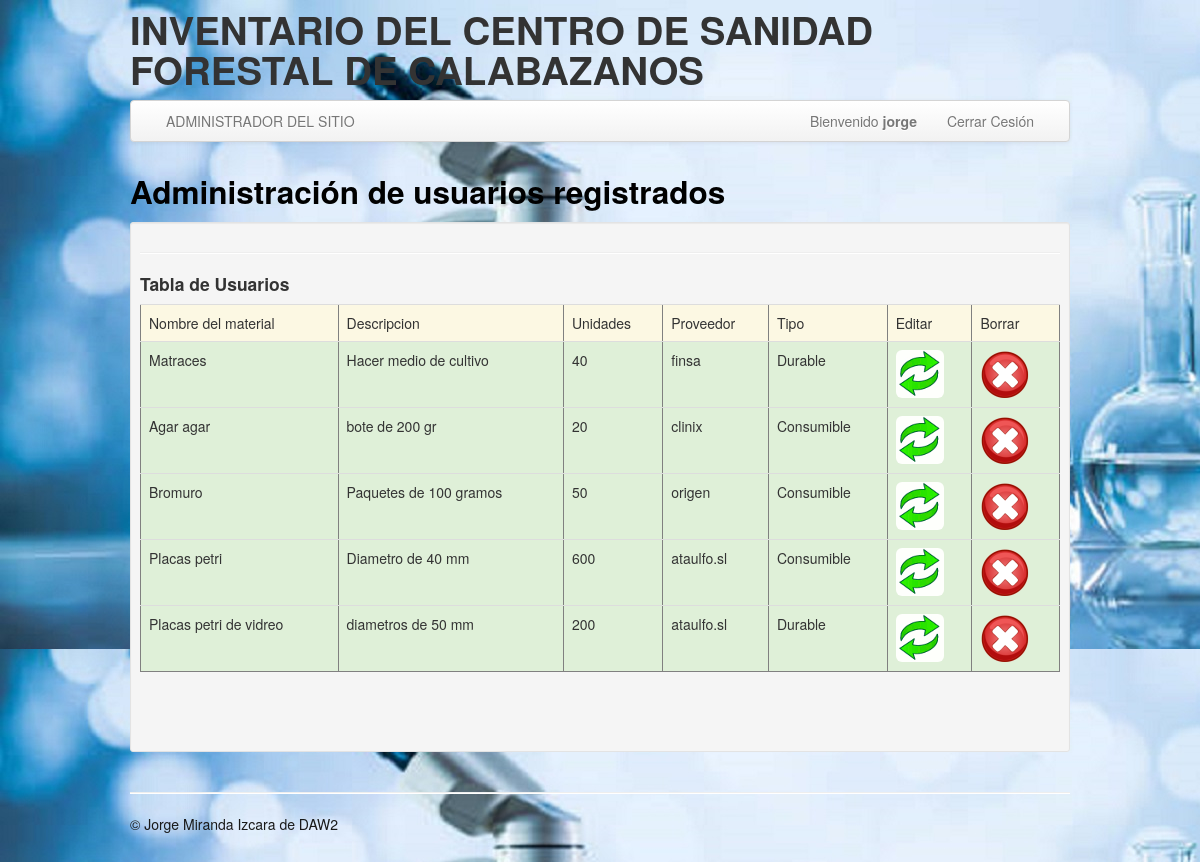
Page /administrador/adminMaterialLaboratorio.php (signed in) on the committed database.
### tables this page shows
CREATE TABLE `material_laboratorio` (
  `idLab` int NOT NULL AUTO_INCREMENT,
  `nombreLab` varchar(45) NOT NULL,
  `descripcionLab` varchar(45) NOT NULL,
  `unidades` int NOT NULL,
  `proveedor` varchar(45) NOT NULL,
  `tipo` varchar(45) NOT NULL,
  PRIMARY KEY (`idLab`),
  UNIQUE KEY `idLab_UNIQUE` (`idLab`)
);

### administrador/adminMaterialLaboratorio.php (the view, shortened to what this page needs)
<!DOCTYPE html>
<html lang="en">
<head>
	<link href="../bootstrap/css/bootstrap.min.css" rel="stylesheet" />
	</head>
<body data-offset="40" background="../images/laboratorioimg.jpg" style="background-attachment: fixed">
	<div class="container">
		<header class="header">
			<div class="row">
				<?php
				include("../include/cabecera.php");
				?>
			</div>
		</header>
		<?php
			include("../include/menuAdmin.php");
		?>
		<div class="row">
			<div class="span12">
				<div class="caption">
					<h2> Administración de usuarios registrados</h2>
					<div class="well well-small">
						<hr class="soft" />
						<h4>Tabla de Usuarios</h4>
						<div class="row-fluid">
							<?php
							require("../connect_db.php");
							$sql = ("SELECT * FROM material_laboratorio");
							$query = mysqli_query($mysqli, $sql);
							echo "<table border='1'; class='table table-hover';>";
							echo "<tr class='warning'>";
							echo "<td>Nombre del material</td>";
							echo "<td>Descripcion</td>";
							echo "<td>Unidades</td>";
							echo "<td>Proveedor</td>";
							echo "<td>Tipo</td>";
							echo "<td>Editar</td>";
							echo "<td>Borrar</td>";
							echo "</tr>";
							?>
							<?php
							while ($arreglo = mysqli_fetch_array($query)) {
								echo "<tr class='success'>";
								echo "<td>$arreglo[1]</td>";
								echo "<td>$arreglo[2]</td>";
								echo "<td>$arreglo[3]</td>";
								echo "<td>$arreglo[4]</td>";
								echo "<td>$arreglo[5]</td>";
								echo "<td><a href='actualizarLaboratorio.php?id=$arreglo[0]'><img src='../images/actualizar.gif' class='img-rounded'></td>";
								echo "<td><a href='adminMaterialLaboratorio.php?id=$arreglo[0]&idborrar=2'><img src='../images/eliminar.png' class='img-rounded'/></a></td>";
								echo "</tr>";
							}
							echo "</table>";
							?>
							<div class="span12">
							</div>
						</div>
						<br />
					</div>
				</div>
			</div>
		</div>
		<?php
		include("../include/pie.php");
		?>
	</div>
</body>
</html>

### include/miestilo.php (style rules this page uses)
h2 { color: black; }

### rows in the picture
material_laboratorio: nombreLab "Matraces", descripcionLab "Hacer medio de cultivo", unidades "40", proveedor "finsa", tipo "Durable"
material_laboratorio: nombreLab "Agar agar", descripcionLab "bote de 200 gr", unidades "20", proveedor "clinix", tipo "Consumible"
material_laboratorio: nombreLab "Bromuro", descripcionLab "Paquetes de 100 gramos", unidades "50", proveedor "origen", tipo "Consumible"
material_laboratorio: nombreLab "Placas petri", descripcionLab "Diametro de 40 mm", unidades "600", proveedor "ataulfo.sl", tipo "Consumible"
material_laboratorio: nombreLab "Placas petri de vidreo", descripcionLab "diametros de 50 mm", unidades "200", proveedor "ataulfo.sl", tipo "Durable"

### other values in the picture
$_SESSION['user'] "jorge"
